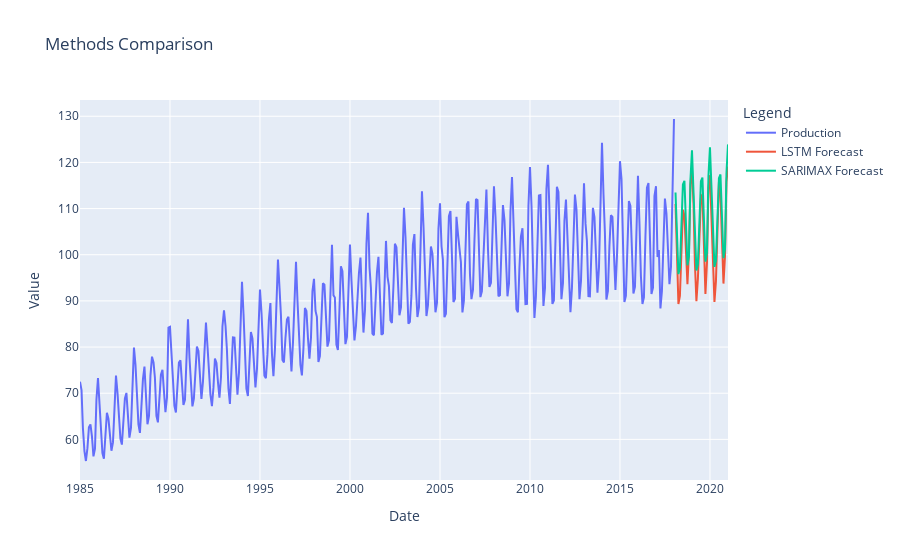

Notebook code for this chart:
### Code cell
# initialize figure
fig = go.Figure()

# add traces for each series
fig.add_trace(go.Scatter(x=df.index, y=df['Production'], mode='lines', name='Production'))
fig.add_trace(go.Scatter(x=result.index, y=result['Forecast'], mode='lines', name='LSTM Forecast'))
fig.add_trace(go.Scatter(x=result.index, y=result['SARIMAX(order=(1, 1, 2), seasonal_order=(1, 0, 1, 12)) Forecast'], mode='lines', name='SARIMAX Forecast'))

# create layout
fig.update_layout(
    title='Methods Comparison',
    xaxis_title='Date',
    yaxis_title='Value',
    legend_title='Legend'
)

# show the plot
fig.show()
